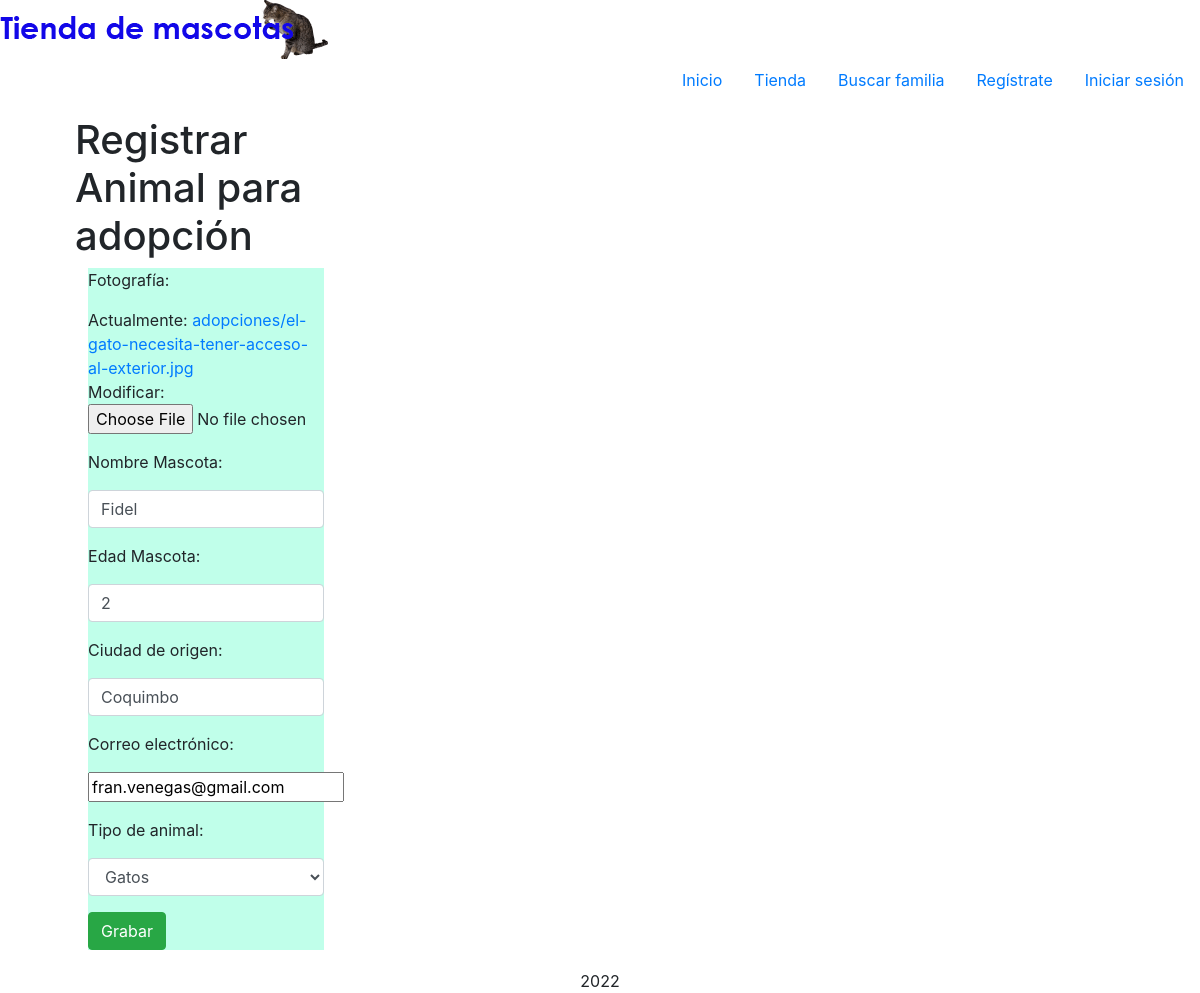
Screenshot of /adopta/editar/1 with the database file from the repository.
### Adopta/models.py (models this page shows, shortened)
class Adopta (models.Model):
    fotografia = models.ImageField(upload_to='adopciones')
    nombreMascota = models.CharField(max_length=20)
    edad = models.IntegerField()
    ciudad = models.CharField(max_length=50)
    email = models.EmailField(max_length=70,unique= True)
    tipo_animal = models.CharField(max_length=50, choices=ANIMALES)

### Adopta/views.py (the view)
# urls.py: path('editar/<int:pk>', AdoptaUpdate.as_view(), name="adopta_update"),
class AdoptaUpdate(UpdateView):
    model = Adopta
    form_class = AdoptaForm
    template_name = 'Adopta/adopta_form.html'
    success_url = reverse_lazy('adopta_list')

### Adopta/forms.py
class AdoptaForm(forms.ModelForm):
    class Meta:
        model = Adopta
        fields = (
            'fotografia',
            'nombreMascota',
            'edad',
            'ciudad',
            'email',
            'tipo_animal',
        )
        labels = {
            'fotografia':'Fotografía',
            'nombreMascota':'Nombre Mascota',
            'edad':'Edad Mascota',
            'ciudad':'Ciudad de origen',
            'email':'Correo electrónico',
            'tipo_animal':'Tipo de animal',
        }
        widgets = {
            'nombreMascota':forms.TextInput(attrs={'class':'form-control'}),
            'edad':forms.NumberInput(attrs={'class':'form-control'}),
            'ciudad':forms.TextInput(attrs={'class':'form-control'}),
            'email':forms.TextInput(attrs={'class':'form_control'}),
            'tipo_animal':forms.Select(choices="ANIMALES", attrs={'class':'form-control'}),
        }

### templates/Adopta/adopta_form.html (shortened to what this page needs)
{% extends 'base.html' %}
{% load static %}
{% block content %}
<div class="container mt-3 pb-3">
    <div class="col-md-5">
    <h1>Registrar Animal para adopción</h1>
    <form id="formulario" method="POST" enctype= "multipart/form-data" >{% csrf_token %}
        {% for field in form %}
        <div class="form-group">
            <label for="{{ field.name}}">{{ field.label_tag }}</label><br>
            {{ field }}
        </div>
        {% endfor %}
        <input type="submit" value="Grabar" class="btn btn-success">
    </form>
</div>
</div>
{% endblock %}

### static/css/estilo.css (style rules this page uses)
form { background-color: rgb(192, 255, 234); width: 90%; margin-right: auto; margin-left: auto; margin-bottom: 1%; }

### rows the page displays
Adopta: form "Fidel" "2" "Coquimbo" "fran.venegas@gmail.com" "Gatos"

### other values shown
{{ field.label_tag }} "Fotografía:" "Nombre Mascota:" "Edad Mascota:" "Ciudad de origen:" "Correo electrónico:" "Tipo de animal:"
